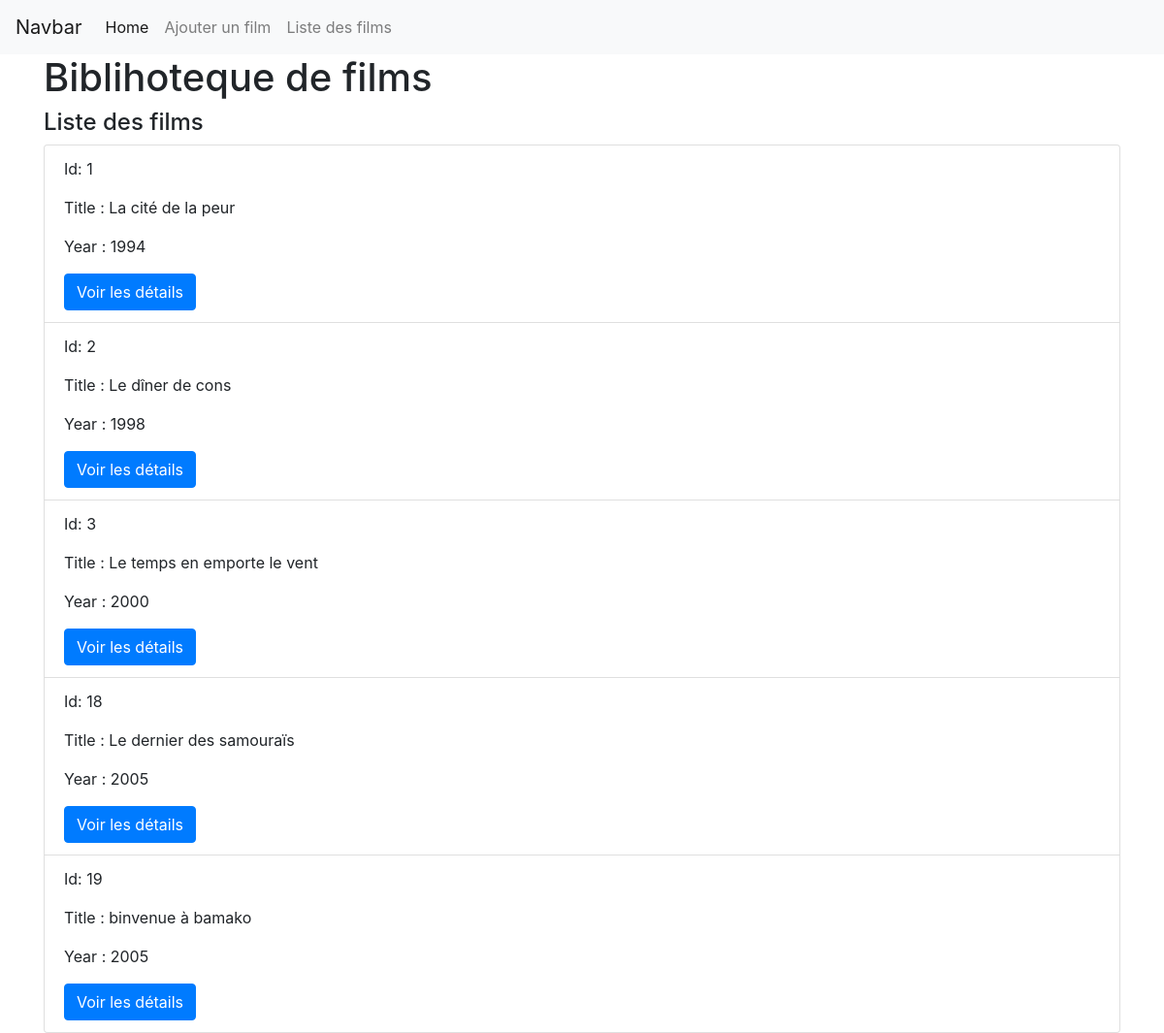
/films/list/, run on an earlier commit of the app's database.
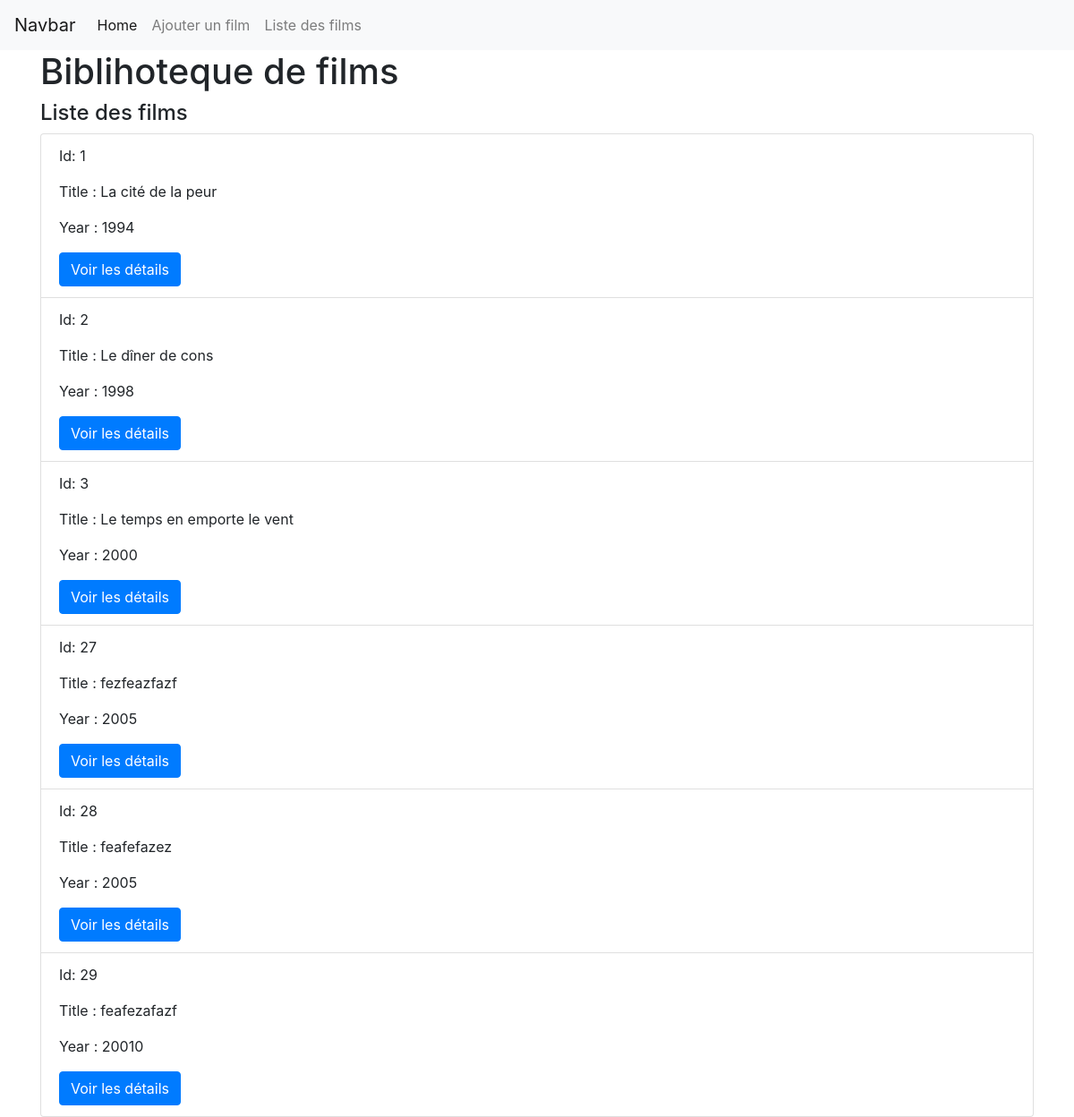
And on a later commit of the database.
### films/models.py (models this page shows)
class Film(models.Model):
    title   = models.CharField(max_length=120)
    year    = models.IntegerField()
    imgUrl  = models.CharField(max_length=120)
    def get_absolute_url(self):
        return reverse("films:film-details", kwargs={"my_id": self.id}) #f"/films/{self.id}/"

### films/views.py (the view)
# urls.py: path('list/', films_list_view, name='film-list'),
def films_list_view(request):
    queryset = Film.objects.all()
    context = {"object_list": queryset}
    return render(request, 'films/films_list.html', context)

### templates/films/films_list.html
{% extends 'base.html' %}
{% block content %}
<h4>Liste des films</h4>
<ul class="list-group">
  {% for instance in object_list %}
  <li class="list-group-item">
      <p>Id: {{ instance.id }}</p>
      <p>Title : {{ instance.title }}</p>
      <p>Year : {{ instance.year }}</p>
      <a href="{{ instance.get_absolute_url }}" class="btn btn-primary">Voir les détails</a>
  </li>
  {%  endfor %}
</ul>
{% endblock %}

### templates/base.html (shortened to what this page needs)
<!DOCTYPE html>
<!DOCTYPE html>
<html lang="en" dir="ltr">
  <head>
    <link rel="stylesheet" href="https://maxcdn.bootstrapcdn.com/bootstrap/4.0.0/css/bootstrap.min.css">
  </head>
  <body>
    {% include 'navbar.html' %}
    <div class="container">
      <h1>Biblihoteque de films</h1>
      {% block content %}{% endblock %}
    </div>
  </body>
</html>

### templates/navbar.html (shortened to what this page needs)
<nav class="navbar navbar-expand-lg navbar-light bg-light">
  <a class="navbar-brand" href="#">Navbar</a>
  <div class="collapse navbar-collapse" id="navbarNav">
    <ul class="navbar-nav">
      <li class="nav-item active">
        <a class="nav-link" href="/films/home">Home</a>
      </li>
      <li class="nav-item">
        <a class="nav-link" href="/films/create">Ajouter un film</a>
      </li>
      <li class="nav-item">
        <a class="nav-link" href="/films/list">Liste des films</a>
      </li>
    </ul>
  </div>
</nav>

What changed in the data, as far as the page shows it:
removed Film: id "18", title "Le dernier des samouraïs", year "2005"
removed Film: id "19", title "binvenue à bamako", year "2005"
added Film: id "27", title "fezfeazfazf", year "2005"
added Film: id "28", title "feafefazez", year "2005"
added Film: id "29", title "feafezafazf", year "20010"
